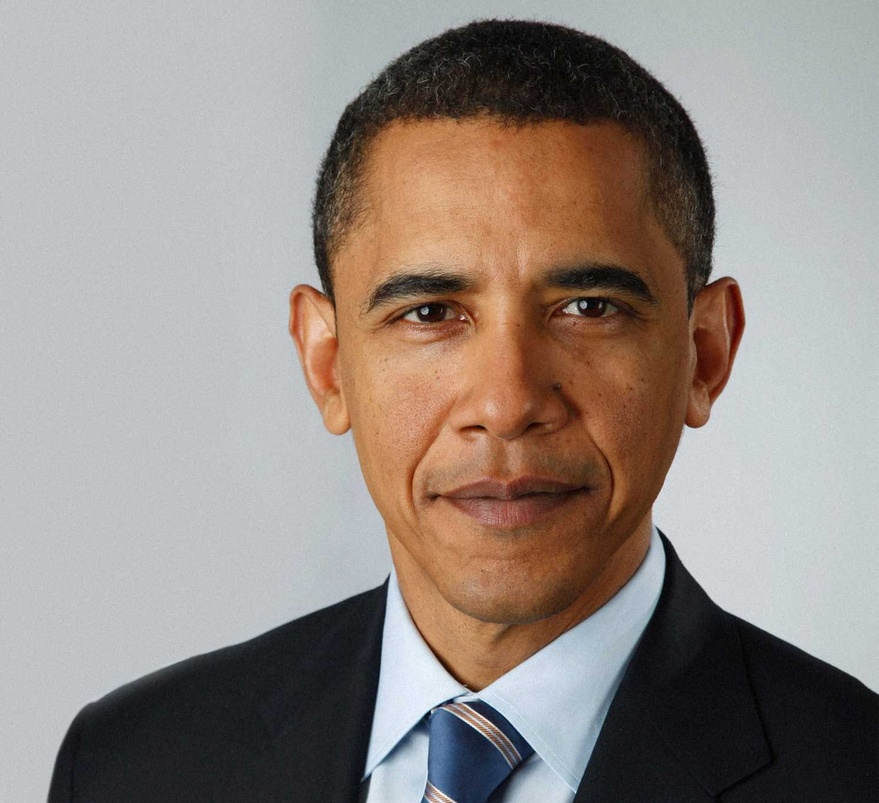
#> input picture test.jpg, 879 x 803 px, shrunk from 1493 x 1364 before the run
$ python test.py
#> lines starting #> are read from the running program, lines starting #| are printed output that depends on the picture
### FaceRecog/Base.py
import cv2
from pathlib import Path
import os
class FaceHandler:
    def __init__(self,img):
        self.img = img
#> self.img is the input picture: shape (803, 879, 3); mean B, G, R 133.3, 138.8, 148.3
        self.MODULE_DIR = Path(__file__).resolve().parent
        self.CASCADE_DIR = os.path.join(self.MODULE_DIR,'cascades/data/haarcascade_frontalface_alt2.xml')
    def get_face_from_image(self):
        img = self.img
        face_cascade = cv2.CascadeClassifier(self.CASCADE_DIR)
        gray_image = cv2.cvtColor(img,cv2.COLOR_BGR2GRAY)
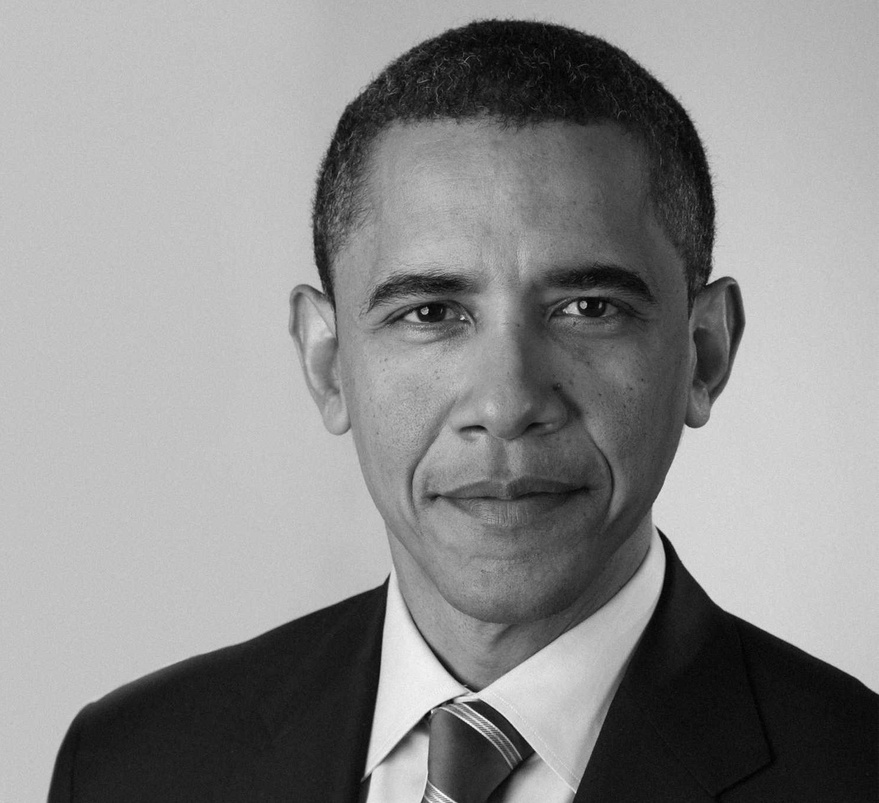
#> gray_image: shape (803, 879); min 0, max 251, mean 141
        cnt = 0;
        face = None
        faces = face_cascade.detectMultiScale(gray_image,1.3,1) # returns list of faces
#> faces = [[288, 146, 427, 427]]
        for x,y,w,h in faces:
            if cnt >= 1:
                assert cnt <= 0,"Image should contain single face"
            face_part = gray_image[y : y+h,x:x + w] # slices the faces from images
            face = face_part
            cnt += 1
#> this loop made 1 pass
#> (x, y, w, h, cnt) on pass 1: (288, 146, 427, 427, 1)
#> pass 1, in get_face_from_image, `face_part = gray_image[y : y+h,x:x + w]`:
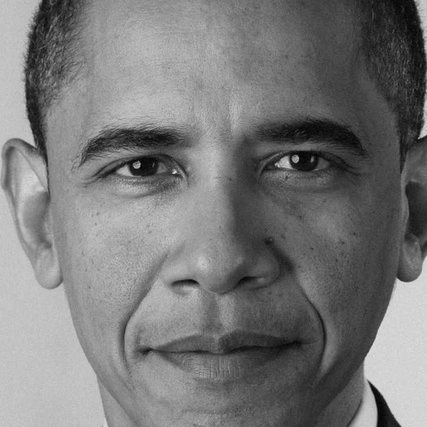
#> face_part: shape (427, 427); min 1, max 227, mean 120.3
#> after the loop, cnt = 1
        return face

### test.py
import cv2
from FaceRecog import FaceHandler
from PIL import Image as im
import time
x = FaceHandler(cv2.imread('test.jpg'))
x = x.get_face_from_image();
face_cropped_image = im.fromarray(x)
face_cropped_image.show();
original_image = im.open('test.jpg')
original_image.show();
